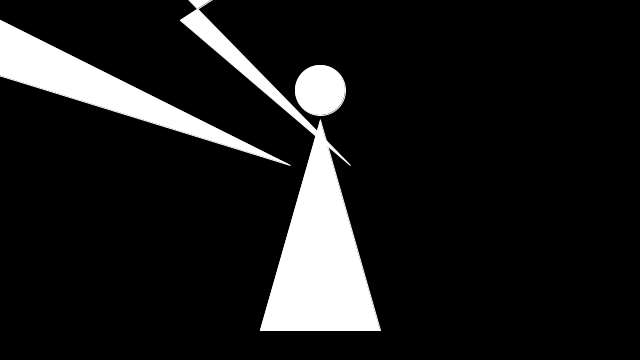
Frame 1 (no input)
Frame 60 (the mouse pressed at the canvas centre just before this capture): identical to frame 1, image omitted
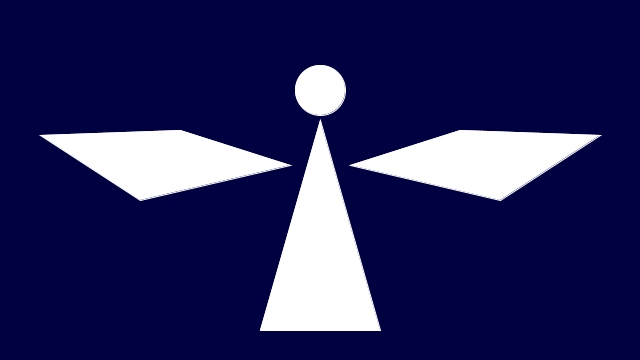
Frame 120 (the mouse held since frame 60 and released just before this capture)

The Processing sketch that drew these frames (run headless with seeded random() and noise(); from frame 60 on, the mouse is pressed at the canvas centre):

// Processing sketch: angelsFlappingWings
// ── angelsFlappingWings.pde
void setup() {
  size(640, 360);
  background(0);
}

void draw() {
  background(mouseX, mouseY);
  // Draw angel and make wings flap
  stroke(255);
  triangle(320, 120, 260, 330, 380, 330);
  circle(320, 90, 50);
  // wings
  quad(mouseX - 280, mouseY - 45, mouseX - 140, mouseY - 50, 290, 165, mouseX - 180, mouseY + 20);
  quad(350, 165, mouseX + 140, mouseY - 50, mouseX + 280, mouseY - 45, mouseX + 180, mouseY + 20);
}
